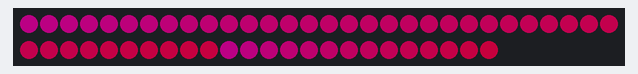
This sketch was run on a simulated Arduino Uno, built with avr-gcc and run on an emulated ATmega328P. On the bench: 54 RGB LEDs in strip order, left to right, continuing on the next row. Dim RGB values are drawn brighter than linear.

Above: at 2.63 s.
At 6.68 s:
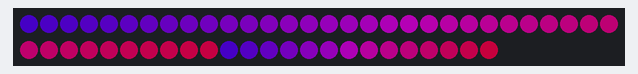
At 11.29 s:
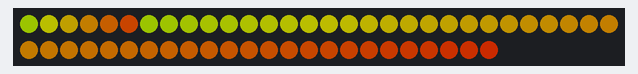
At 20.65 s:
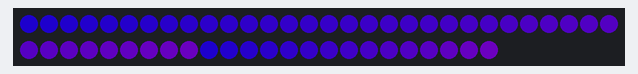
At 29.43 s:
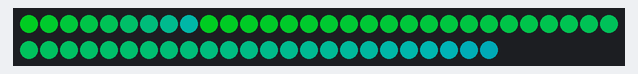
At 38.98 s:
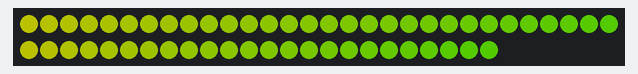

The sketch:

blendwave.ino
```cpp
/* blendwave
 *
 *  By: Andrew Tuline
 *
 *  Date: October, 2015
 *
 *  This uses beats, blend and the fill gradient functions to blend a couple of waves together. Again, try making changes to this and see how it looks.
 *
 */

#include "FastLED.h"                                          // FastLED library.

#if FASTLED_VERSION < 3001000
#error "Requires FastLED 3.1 or later; check github for latest code."
#endif

// Fixed definitions cannot change on the fly.
#define LED_DT 11                                             // Data pin to connect to the strip.
#define LED_CK 13                                             // Clock pin for WS2801 or APA102.
#define COLOR_ORDER BGR                                       // It's GRB for WS2812 and BGR for APA102.
#define LED_TYPE APA102                                       // Using APA102, WS2812, WS2801. Don't forget to modify LEDS.addLeds to suit.
#define NUM_LEDS 54                                           // Number of LED's.

// Global variables can be changed on the fly.
uint8_t max_bright = 128;                                      // Overall brightness definition. It can be changed on the fly.

struct CRGB leds[NUM_LEDS];                                   // Initialize our LED array.

CRGB clr1;
CRGB clr2;
uint8_t speed;
uint8_t loc1;
uint8_t loc2;
uint8_t ran1;
uint8_t ran2;


void setup() {

  Serial.begin(57600);                                        // Initialize serial port for debugging.
  delay(1000);                                                // Soft startup to ease the flow of electrons.

  LEDS.addLeds<LED_TYPE, LED_DT, LED_CK, COLOR_ORDER>(leds, NUM_LEDS);  // Use this for WS2801 or APA102
//  LEDS.addLeds<LED_TYPE, LED_DT, COLOR_ORDER>(leds, NUM_LEDS);  // Use this for WS2812

  FastLED.setBrightness(max_bright);
  set_max_power_in_volts_and_milliamps(5, 500);               // FastLED Power management set at 5V, 500mA.

} // setup()


void loop(){

  blendwave();
  FastLED.show();

} // loop()


void blendwave() {

  speed = beatsin8(6,0,255);

  clr1 = blend(CHSV(beatsin8(3,0,255),255,255), CHSV(beatsin8(4,0,255),255,255), speed);
  clr2 = blend(CHSV(beatsin8(4,0,255),255,255), CHSV(beatsin8(3,0,255),255,255), speed);

  loc1 = beatsin8(10,0,NUM_LEDS-1);

  fill_gradient_RGB(leds, 0, clr2, loc1, clr1);
  fill_gradient_RGB(leds, loc1, clr2, NUM_LEDS-1, clr1);

} // blendwave()
```
